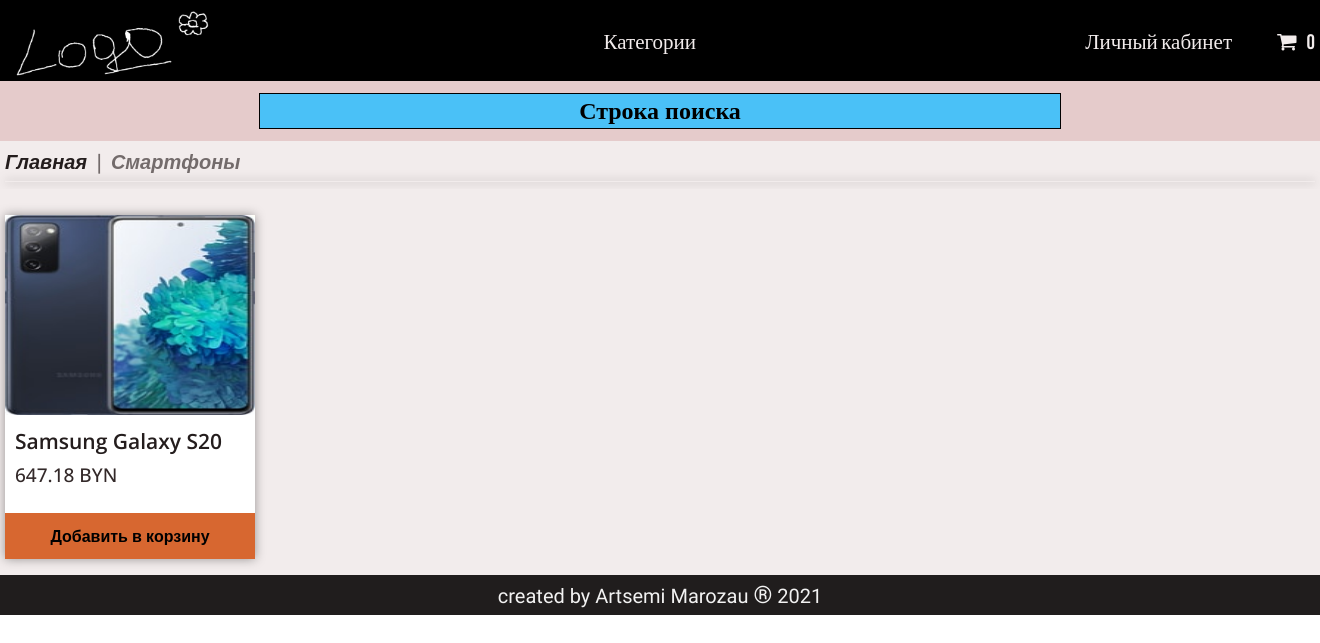
/category/smartphones/, run on an earlier commit of the app's database.
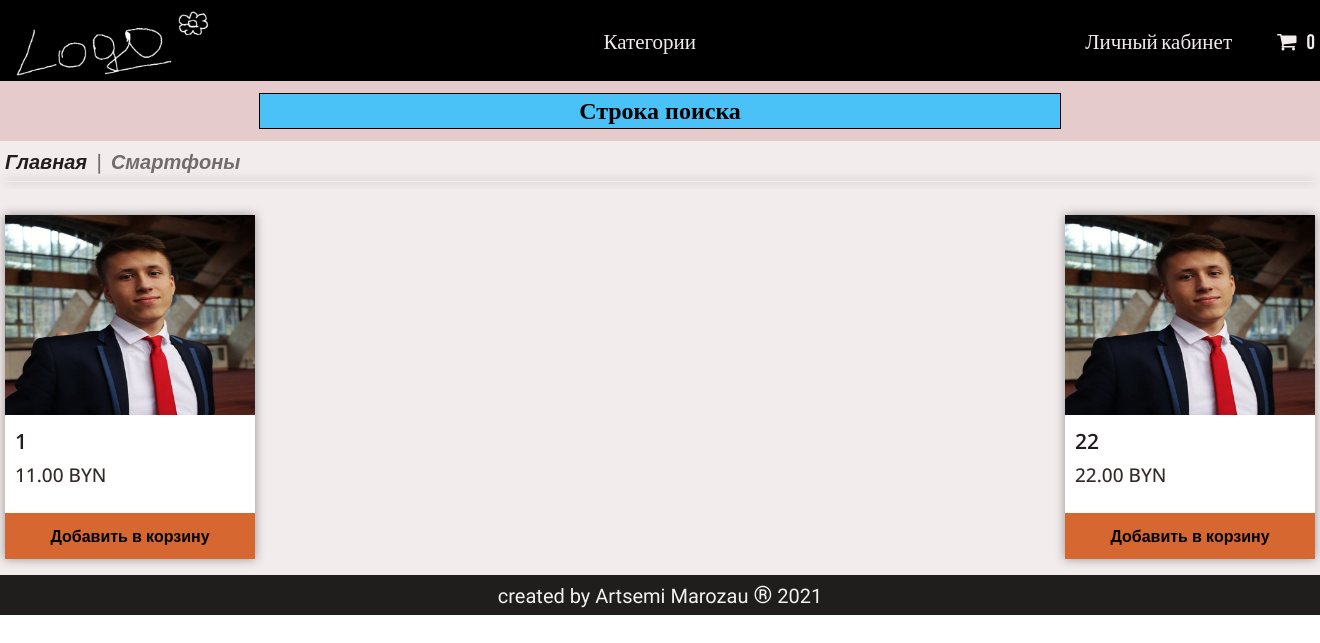
And on a later commit of the database.
### app/models.py (models this page shows, shortened)
class Cart(models.Model):
    owner = models.ForeignKey('Customer', null=True, verbose_name='Владелец', on_delete=models.CASCADE)
    product = models.ManyToManyField(CartProduct, blank=True, related_name='related_cart')
    total_products = models.PositiveIntegerField(default=0)
    final_price = models.DecimalField(max_digits=9, default=0, decimal_places=2, verbose_name='Общая цена')
    in_order = models.BooleanField(default=False)
    for_anonymous_user = models.BooleanField(default=False)

class Category(models.Model):
    name = models.CharField(max_length=255, verbose_name='Название категории')
    slug = models.SlugField(unique=True)
    objects = CategoryManager()
    def get_absolute_url(self):
        return reverse('category_detail', kwargs={'slug': self.slug})

class Product(models.Model):
    class Meta:
        abstract = True
    category = models.ForeignKey(Category, verbose_name='Категория', on_delete=models.CASCADE)
    title = models.CharField(max_length=255, verbose_name='Наименование')
    slug = models.SlugField(unique=True)
    image = models.ImageField(verbose_name='Изображение')
    description = models.TextField(null=True, verbose_name='Описание')
    price = models.DecimalField(max_digits=9, decimal_places=2, verbose_name='Цена')
    def get_model_name(self):
        return self.__class__.__name__.lower()

class Smartphone(Product):
    diagonal = models.CharField(max_length=255, verbose_name='Диагональ')
    display_type = models.CharField(max_length=255, verbose_name='Тип дисплея')
    resolution = models.CharField(max_length=255, verbose_name='Разрешение экрана')
    accum_volume = models.CharField(max_length=255, verbose_name='Объем батареи')
    ram = models.CharField(max_length=255, verbose_name='Оперативная память')
    sd = models.BooleanField(default=True, verbose_name='Наличие SD карты')
    sd_volume_max = models.CharField(
        max_length=255, null=True, blank=True, verbose_name='Максимальный объем встраиваемой памяти'
    )
    main_cam_mp = models.CharField(max_length=255, verbose_name='Главная камера')
    frontal_cam_mp = models.CharField(max_length=255, verbose_name='Фронтальная камера')
    def get_absolute_url(self):
        return get_product_url(self, 'product_detail')

### app/views.py (the view)
# urls.py: path('category/<str:slug>/', CategoryDetailView.as_view(), name='category_detail'),
class CategoryDetailView(CartMixin, CategoryDetailMixin, DetailView):
    model = Category
    queryset = Category.objects.all()
    context_object_name = 'category'
    template_name = 'category_detail.html'
    slug_url_kwarg = 'slug'
    def get_context_data(self, **kwargs):
        context = super().get_context_data(**kwargs)
        context['cart'] = self.cart
        return context

### app/mixins.py (called while the page is built)
    def get_context_data(self, **kwargs):
        if isinstance(self.get_object(), Category):
            model = self.CATEGORY_SLUG_TO_PRODUCT_MODEL[self.get_object().slug]
            context = super().get_context_data(**kwargs)
            context['categories'] = Category.objects.get_categories_for_category_menu()
            context['category_products'] = model.objects.all()
            return context
        context = super().get_context_data(**kwargs)
        context['categories'] = Category.objects.get_categories_for_category_menu()
        return context

    def dispatch(self, request, *args, **kwargs):
        if request.user.is_authenticated:
            customer = Customer.objects.filter(user=request.user).first()
            if not customer:
                customer = Customer.objects.create(
                    user=request.user
                )
            cart = Cart.objects.filter(owner=customer, in_order=False).first()
            if not cart:
                cart = Cart.objects.create(owner=customer)
        else:
            cart = Cart.objects.filter(for_anonymous_user=True).first()
            if not cart:
                cart = Cart.objects.create(for_anonymous_user=True)
        self.cart = cart
        return super().dispatch(request, *args, **kwargs)

### app/models.py (called while the page is built)
def get_models_for_count(*model_names):
    return [models.Count(model_name) for model_name in model_names]

def get_product_url(obj, viewname):
    ct_model = obj.__class__._meta.model_name
    return reverse(viewname, kwargs={'ct_model': ct_model, 'slug': obj.slug})

    def get_queryset(self):
        return super().get_queryset()

    def get_categories_for_category_menu(self):
        models = get_models_for_count('notebook', 'smartphone')
        qs = list(self.get_queryset().annotate(*models))
        data = [
            dict(name=c.name, url=c.get_absolute_url(), count=getattr(c, self.CATEGORY_NAME_COUNT_NAME[c.name]))
            for c in qs
        ]
        return data

### app/templates/category_detail.html
{% extends 'base.html' %}
{% block content %}
    <section class="breadcrumb">
        <div class="container breadcrumb__container">
            <ul class="breadcrumb__view">
                <li class="breadcrumb__item"><a href="/" class="breadcrumb__link">Главная</a>
                <li class="breadcrumb__item"><p class="breadcrumb__slash">|</p></li>
                <li class="breadcrumb__item breadcrumb__last-item"><p class="breadcrumb__last-item">{{ category.name}}</p></li>
                </li>
            </ul>
            <div class="breadcrumb__line"></div>
        </div>
    </section>
    <section class="products">
        <div class="container products__container">
            {% for product in category_products %}
                <div class="products__block">
                    <a href="{{ product.get_absolute_url }}">
                        <img src="{{ product.image.url }}" alt="" class="products__image pb-7">
                        <h2 class="products__title pl-10 pb-7">{{ product.title }}</h2>
                        <h4 class="products__price pl-10">{{ product.price }} BYN</h4>
                        <a href="{% url 'add_to_cart' ct_model=product.get_model_name slug=product.slug %}" class="products__add-to-cart">
                            <button name="add_to_cart" class="products__button">Добавить в корзину</button>
                        </a>
                    </a>
                </div>
            {% endfor %}
        </div>
    </section>
    {% endblock content %}

### app/templates/base.html (shortened to what this page needs)
<!DOCTYPE html>
<html lang="en">
<head>
    <link href="/static/css/reset_file.css" rel="stylesheet" type="text/css">
    <link href="/static/css/base.css" rel="stylesheet" type="text/css">
    <link href="/static/css/category_detail.css" rel="stylesheet" type="text/css">
    <link href="/static/css/product_detail.css" rel="stylesheet" type="text/css">
    <link href="/static/css/cart.css" rel="stylesheet" type="text/css">
    <link rel="stylesheet" href="https://cdnjs.cloudflare.com/ajax/libs/font-awesome/4.7.0/css/font-awesome.min.css">
</head>
<body>
    <section class="header">
        <div class="container">
            <ul class="header__list">
                <li class="header__item"><a href="/"><img src="/static/img/logo.png" class="logo header-logo" alt=""></a></li>
                <li class="header__item">
                    <div class="header__burger">
                        <p class="header__link">Категории</p>
                    </div>
                </li>
                <li class="header__item">
                    <ul class="header__list">
                        <li class="header__item"><a href="" class="header__link">Личный кабинет</a></li>
                        <li class="header__item"><a href="{% url 'cart' %}" class="header__link header__cart"><i class="fa fa-shopping-cart" aria-hidden="true"></i><span class="cart__count">{{ cart.product.count }}</span></a></li>
                    </ul>
                </li>
            </ul>
        </div>
    </section>
    <section class="search">
        <div class="container search__container">
            <div class="search__item">
                <h2>Строка поиска</h2>
            </div>
        </div>
    </section>
    {% block content %}{% endblock content %}
    <section class="footer">
        <div class="container footer__container">
            <p class="footer__text">created by Artsemi Marozau <span class="footer__r">®</span> 2021</p>
        </div>
    </section>
</body>
</html>

### app/static/css/base.css (style rules this page uses)
.header { height: 81px; background-color: black; position: sticky; top: 0; z-index: 100; }
.logo { height: 81px; width: auto; cursor: pointer; }
.header__link { font-family: 'Bebas Neue', cursive; color: #F2ECEC; font-size: 21px; cursor: pointer; }
.header__list { display: flex; justify-content: space-between; align-items: center; }
.header__item { list-style-type: none; }
.header__cart { margin-left: 45px; }
.cart__count { padding-left: 10px; }
.search { height: 60px; background-color: #E5CBCB; }
.search__container { display: flex; justify-content: center; align-items: center; }
.search__item { border: 1px solid black; width: 800px; height: 34px; background-color: #4ac1f7; display: flex; justify-content: center; align-items: center; }
.footer { height: 40px; background-color: #201D1D; }
.footer__container { display: flex; align-items: center; justify-content: center; }
.footer__text { font-family: 'Teko', sans-serif; font-size: 20px; color: #F2F2F2; }
.footer__r { font-size: 24px; }

### app/static/css/category_detail.css (style rules this page uses)
.breadcrumb { background-color: #F2ECEC; }
.breadcrumb__container { padding: 7px 0 7px 0; }
.breadcrumb__view { display: flex; }
.breadcrumb__link { color: #241D1D; }
.breadcrumb__item { list-style-type: none; font-family: 'Open Sans', sans-serif; color: #241D1D; font-size: 20px; font-weight: 600; font-style: italic; }
.breadcrumb__slash:after,.breadcrumb__slash:before { content: "-"; color: transparent; }
.breadcrumb__slash, .breadcrumb__last-item { color: #736B6B; }
.breadcrumb__line { margin-top: 6px; height: 1px; width: 100%; background-color: #F2ECEC; box-shadow: 0 0 10px rgba(0,0,0,0.55); }
.products { width: 100%; height: 100%; background-color: #F2ECEC; }
.products__container { display: flex; justify-content: space-between; align-items: center; padding: 16px 0 16px 0; flex-wrap: wrap; }
.products__block { background-color: white; margin-top: 10px; width: 250px; font-family: 'Open Sans', sans-serif; box-shadow: 0 0 10px rgba(0,0,0,0.38); }
.products__image { width: 250px; height: 200px; }
.pl-10 { padding-left: 10px; }
.pb-7 { padding-bottom: 7px; }
.products__title { font-size: 21px; font-weight: 600; color: #241D1D; }
.products__price { font-size: 19px; font-weight: 500; color: #332929; padding-bottom: 25px; }
.products__add-to-cart { display: flex; justify-content: center; align-items: center; height: 46px; width: 100%; background: #D76730; color: #241D1D; font-weight: 700; }
.products__button { font: inherit; background-color: transparent; }

What changed in the data, as far as the page shows it:
removed Smartphone: image (picture), title "Samsung Galaxy S20", price "647.18"
added Smartphone: image (picture), title "1", price "11.00"
added Smartphone: image (picture), title "22", price "22.00"
